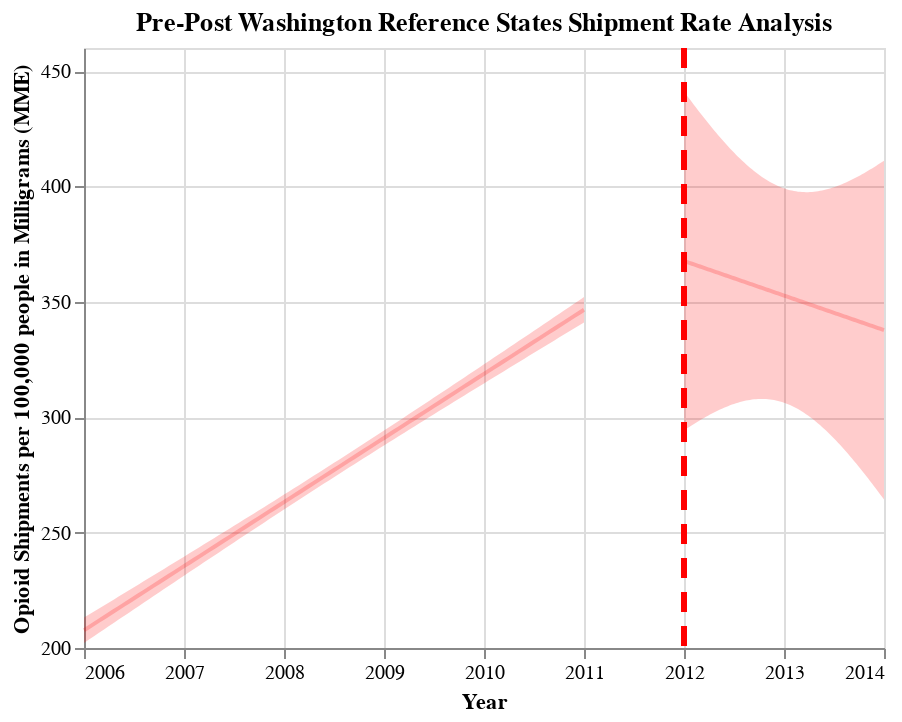

The cell this chart's notebook holds for it:
### Code cell
## Generate Pre-Post Graphs for WA reference states
fit, reg_chart_pre_WA_ref = get_reg_fit_WA_ref(
    ship_data_WA_ref_subset_grouped_pre, 
    yvar="MME_Rate", 
    xvar="YEAR", 
    alpha=0.05
)

fit, reg_chart_post_WA_ref = get_reg_fit_WA_ref(
    ship_data_WA_ref_subset_grouped_post, 
    yvar="MME_Rate", 
    xvar="YEAR", 
    alpha=0.05
)

## Create line post-policy implementation
line_2012 = alt.Chart(pd.DataFrame({'x': [2012]})).mark_rule(strokeDash=[10, 7], color = "red", strokeWidth=3).encode(x='x')

## Generate final pre-post graph for WA reference states
pre_post_WA_ref = reg_chart_pre_WA_ref + reg_chart_post_WA_ref + line_2012
pre_post_WA_ref.properties(title="Pre-Post Washington Reference States Shipment Rate Analysis")

### Figure 1 — Vega-Lite specification as saved in the notebook (floating-point values rounded to 4 significant figures)
{"config": {"view": {"continuousWidth": 400, "continuousHeight": 300}}, "layer": [{"mark": {"type": "errorband", "color": "red", "opacity": 0.2}, "encoding": {"x": {"field": "YEAR", "type": "quantitative"}, "y": {"field": "ci_low", "title": "", "type": "quantitative"}, "y2": {"field": "ci_high"}}}, {"mark": {"type": "line", "color": "red", "opacity": 0.2}, "encoding": {"x": {"axis": {"format": "T", "title": "Year"}, "field": "YEAR", "scale": {"zero": false}, "type": "quantitative"}, "y": {"field": "MME_Rate", "scale": {"zero": false}, "title": "Opioid Shipments per 100,000 people in Milligrams (MME)", "type": "quantitative"}}}, {"layer": [{"mark": {"type": "errorband", "color": "red", "opacity": 0.2}, "encoding": {"x": {"field": "YEAR", "type": "quantitative"}, "y": {"field": "ci_low", "title": "", "type": "quantitative"}, "y2": {"field": "ci_high"}}}, {"mark": {"type": "line", "color": "red", "opacity": 0.2}, "encoding": {"x": {"axis": {"format": "T", "title": "Year"}, "field": "YEAR", "scale": {"zero": false}, "type": "quantitative"}, "y": {"field": "MME_Rate", "scale": {"zero": false}, "title": "Opioid Shipments per 100,000 people in Milligrams (MME)", "type": "quantitative"}}}], "data": {"name": "data-76d3dc03e9fa1897c2f8af5c56c6f80f"}}, {"data": {"name": "data-093671e60d609957934f7032375c92d9"}, "mark": {"type": "rule", "color": "red", "strokeDash": [10, 7], "strokeWidth": 3}, "encoding": {"x": {"field": "x", "type": "quantitative"}}}], "data": {"name": "data-23aea744ccb8f256b6379fe468d62f79"}, "title": "Pre-Post Washington Reference States Shipment Rate Analysis", "$schema": "https://vega.github.io/schema/vega-lite/v4.17.0.json", "datasets": {"data-23aea744ccb8f256b6379fe468d62f79": [{"YEAR": 2006.0, "MME_Rate": 207.7, "ci_low": 202.2, "ci_high": 213.2}, {"YEAR": 2006.0, "MME_Rate": 209.1, "ci_low": 203.6, "ci_high": 214.5}, {"YEAR": 2006.0, "MME_Rate": 210.5, "ci_low": 205.1, "ci_high": 215.8}, {"YEAR": 2006.0, "MME_Rate": 211.8, "ci_low": 206.6, "ci_high": 217.1}, {"YEAR": 2006.0, "MME_Rate": 213.2, "ci_low": 208.0, "ci_high": 218.4}, {"YEAR": 2006.0, "MME_Rate": 214.6, "ci_low": 209.5, "ci_high": 219.8}, {"YEAR": 2006.0, "MME_Rate": 216.0, "ci_low": 210.9, "ci_high": 221.1}, {"YEAR": 2006.0, "MME_Rate": 217.4, "ci_low": 212.4, "ci_high": 222.4}, {"YEAR": 2006.0, "MME_Rate": 218.8, "ci_low": 213.9, "ci_high": 223.7}, {"YEAR": 2006.0, "MME_Rate": 220.2, "ci_low": 215.3, "ci_high": 225.0}, {"YEAR": 2006.0, "MME_Rate": 221.6, "ci_low": 216.8, "ci_high": 226.3}, {"YEAR": 2007.0, "MME_Rate": 223.0, "ci_low": 218.2, "ci_high": 227.7}, {"YEAR": 2007.0, "MME_Rate": 224.3, "ci_low": 219.7, "ci_high": 229.0}, {"YEAR": 2007.0, "MME_Rate": 225.7, "ci_low": 221.2, "ci_high": 230.3}, {"YEAR": 2007.0, "MME_Rate": 227.1, "ci_low": 222.6, "ci_high": 231.6}, {"YEAR": 2007.0, "MME_Rate": 228.5, "ci_low": 224.1, "ci_high": 233.0}, {"YEAR": 2007.0, "MME_Rate": 229.9, "ci_low": 225.5, "ci_high": 234.3}, {"YEAR": 2007.0, "MME_Rate": 231.3, "ci_low": 227.0, "ci_high": 235.6}, {"YEAR": 2007.0, "MME_Rate": 232.7, "ci_low": 228.4, "ci_high": 236.9}, {"YEAR": 2007.0, "MME_Rate": 234.1, "ci_low": 229.9, "ci_high": 238.3}, {"YEAR": 2007.0, "MME_Rate": 235.5, "ci_low": 231.3, "ci_high": 239.6}, {"YEAR": 2007.0, "MME_Rate": 236.8, "ci_low": 232.8, "ci_high": 240.9}, {"YEAR": 2007.0, "MME_Rate": 238.2, "ci_low": 234.2, "ci_high": 242.2}, {"YEAR": 2007.0, "MME_Rate": 239.6, "ci_low": 235.7, "ci_high": 243.6}, {"YEAR": 2007.0, "MME_Rate": 241.0, "ci_low": 237.1, "ci_high": 244.9}, {"YEAR": 2007.0, "MME_Rate": 242.4, "ci_low": 238.6, "ci_high": 246.2}, {"YEAR": 2007.0, "MME_Rate": 243.8, "ci_low": 240.0, "ci_high": 247.6}, {"YEAR": 2007.0, "MME_Rate": 245.2, "ci_low": 241.4, "ci_high": 248.9}, {"YEAR": 2007.0, "MME_Rate": 246.6, "ci_low": 242.9, "ci_high": 250.3}, {"YEAR": 2007.0, "MME_Rate": 248.0, "ci_low": 244.3, "ci_high": 251.6}, {"YEAR": 2007.0, "MME_Rate": 249.3, "ci_low": 245.7, "ci_high": 252.9}, {"YEAR": 2008.0, "MME_Rate": 250.7, "ci_low": 247.2, "ci_high": 254.3}, {"YEAR": 2008.0, "MME_Rate": 252.1, "ci_low": 248.6, "ci_high": 255.6}, {"YEAR": 2008.0, "MME_Rate": 253.5, "ci_low": 250.0, "ci_high": 257.0}, {"YEAR": 2008.0, "MME_Rate": 254.9, "ci_low": 251.5, "ci_high": 258.3}, {"YEAR": 2008.0, "MME_Rate": 256.3, "ci_low": 252.9, "ci_high": 259.7}, {"YEAR": 2008.0, "MME_Rate": 257.7, "ci_low": 254.3, "ci_high": 261.0}, {"YEAR": 2008.0, "MME_Rate": 259.1, "ci_low": 255.7, "ci_high": 262.4}, {"YEAR": 2008.0, "MME_Rate": 260.5, "ci_low": 257.2, "ci_high": 263.7}, {"YEAR": 2008.0, "MME_Rate": 261.8, "ci_low": 258.6, "ci_high": 265.1}, {"YEAR": 2008.0, "MME_Rate": 263.2, "ci_low": 260.0, "ci_high": 266.5}, {"YEAR": 2008.0, "MME_Rate": 264.6, "ci_low": 261.4, "ci_high": 267.8}, {"YEAR": 2008.0, "MME_Rate": 266.0, "ci_low": 262.8, "ci_high": 269.2}, {"YEAR": 2008.0, "MME_Rate": 267.4, "ci_low": 264.2, "ci_high": 270.6}, {"YEAR": 2008.0, "MME_Rate": 268.8, "ci_low": 265.6, "ci_high": 271.9}, {"YEAR": 2008.0, "MME_Rate": 270.2, "ci_low": 267.0, "ci_high": 273.3}, {"YEAR": 2008.0, "MME_Rate": 271.6, "ci_low": 268.4, "ci_high": 274.7}, {"YEAR": 2008.0, "MME_Rate": 273.0, "ci_low": 269.8, "ci_high": 276.1}, {"YEAR": 2008.0, "MME_Rate": 274.3, "ci_low": 271.2, "ci_high": 277.5}, {"YEAR": 2008.0, "MME_Rate": 275.7, "ci_low": 272.6, "ci_high": 278.8}, {"YEAR": 2008.0, "MME_Rate": 277.1, "ci_low": 274.0, "ci_high": 280.2}, {"YEAR": 2009.0, "MME_Rate": 278.5, "ci_low": 275.4, "ci_high": 281.6}, {"YEAR": 2009.0, "MME_Rate": 279.9, "ci_low": 276.8, "ci_high": 283.0}, {"YEAR": 2009.0, "MME_Rate": 281.3, "ci_low": 278.2, "ci_high": 284.4}, {"YEAR": 2009.0, "MME_Rate": 282.7, "ci_low": 279.6, "ci_high": 285.8}, {"YEAR": 2009.0, "MME_Rate": 284.1, "ci_low": 280.9, "ci_high": 287.2}, {"YEAR": 2009.0, "MME_Rate": 285.5, "ci_low": 282.3, "ci_high": 288.6}, {"YEAR": 2009.0, "MME_Rate": 286.9, "ci_low": 283.7, "ci_high": 290.0}, {"YEAR": 2009.0, "MME_Rate": 288.2, "ci_low": 285.1, "ci_high": 291.4}, {"YEAR": 2009.0, "MME_Rate": 289.6, "ci_low": 286.4, "ci_high": 292.8}, {"YEAR": 2009.0, "MME_Rate": 291.0, "ci_low": 287.8, "ci_high": 294.3}, {"YEAR": 2009.0, "MME_Rate": 292.4, "ci_low": 289.1, "ci_high": 295.7}, {"YEAR": 2009.0, "MME_Rate": 293.8, "ci_low": 290.5, "ci_high": 297.1}, {"YEAR": 2009.0, "MME_Rate": 295.2, "ci_low": 291.9, "ci_high": 298.5}, {"YEAR": 2009.0, "MME_Rate": 296.6, "ci_low": 293.2, "ci_high": 299.9}, {"YEAR": 2009.0, "MME_Rate": 298.0, "ci_low": 294.6, "ci_high": 301.4}, {"YEAR": 2009.0, "MME_Rate": 299.4, "ci_low": 295.9, "ci_high": 302.8}, {"YEAR": 2009.0, "MME_Rate": 300.7, "ci_low": 297.3, "ci_high": 304.2}, {"YEAR": 2009.0, "MME_Rate": 302.1, "ci_low": 298.6, "ci_high": 305.6}, {"YEAR": 2009.0, "MME_Rate": 303.5, "ci_low": 300.0, "ci_high": 307.1}, {"YEAR": 2009.0, "MME_Rate": 304.9, "ci_low": 301.3, "ci_high": 308.5}, {"YEAR": 2010.0, "MME_Rate": 306.3, "ci_low": 302.7, "ci_high": 309.9}, {"YEAR": 2010.0, "MME_Rate": 307.7, "ci_low": 304.0, "ci_high": 311.4}, {"YEAR": 2010.0, "MME_Rate": 309.1, "ci_low": 305.3, "ci_high": 312.8}, {"YEAR": 2010.0, "MME_Rate": 310.5, "ci_low": 306.7, "ci_high": 314.3}, {"YEAR": 2010.0, "MME_Rate": 311.9, "ci_low": 308.0, "ci_high": 315.7}, {"YEAR": 2010.0, "MME_Rate": 313.2, "ci_low": 309.3, "ci_high": 317.1}, {"YEAR": 2010.0, "MME_Rate": 314.6, "ci_low": 310.7, "ci_high": 318.6}, {"YEAR": 2010.0, "MME_Rate": 316.0, "ci_low": 312.0, "ci_high": 320.0}, {"YEAR": 2010.0, "MME_Rate": 317.4, "ci_low": 313.3, "ci_high": 321.5}, {"YEAR": 2010.0, "MME_Rate": 318.8, "ci_low": 314.7, "ci_high": 322.9}, {"YEAR": 2010.0, "MME_Rate": 320.2, "ci_low": 316.0, "ci_high": 324.4}, {"YEAR": 2010.0, "MME_Rate": 321.6, "ci_low": 317.3, "ci_high": 325.8}, {"YEAR": 2010.0, "MME_Rate": 323.0, "ci_low": 318.6, "ci_high": 327.3}, {"YEAR": 2010.0, "MME_Rate": 324.4, "ci_low": 320.0, "ci_high": 328.7}, {"YEAR": 2010.0, "MME_Rate": 325.7, "ci_low": 321.3, "ci_high": 330.2}, {"YEAR": 2010.0, "MME_Rate": 327.1, "ci_low": 322.6, "ci_high": 331.6}, {"YEAR": 2010.0, "MME_Rate": 328.5, "ci_low": 323.9, "ci_high": 333.1}, {"YEAR": 2010.0, "MME_Rate": 329.9, "ci_low": 325.3, "ci_high": 334.6}, {"YEAR": 2010.0, "MME_Rate": 331.3, "ci_low": 326.6, "ci_high": 336.0}, {"YEAR": 2010.0, "MME_Rate": 332.7, "ci_low": 327.9, "ci_high": 337.5}, {"YEAR": 2011.0, "MME_Rate": 334.1, "ci_low": 329.2, "ci_high": 338.9}, {"YEAR": 2011.0, "MME_Rate": 335.5, "ci_low": 330.5, "ci_high": 340.4}, {"YEAR": 2011.0, "MME_Rate": 336.9, "ci_low": 331.9, "ci_high": 341.8}, {"YEAR": 2011.0, "MME_Rate": 338.2, "ci_low": 333.2, "ci_high": 343.3}, {"YEAR": 2011.0, "MME_Rate": 339.6, "ci_low": 334.5, "ci_high": 344.8}, {"YEAR": 2011.0, "MME_Rate": 341.0, "ci_low": 335.8, "ci_high": 346.2}, {"YEAR": 2011.0, "MME_Rate": 342.4, "ci_low": 337.1, "ci_high": 347.7}, {"YEAR": 2011.0, "MME_Rate": 343.8, "ci_low": 338.4, "ci_high": 349.2}, {"YEAR": 2011.0, "MME_Rate": 345.2, "ci_low": 339.8, "ci_high": 350.6}, {"YEAR": 2011.0, "MME_Rate": 346.6, "ci_low": 341.1, "ci_high": 352.1}], "data-76d3dc03e9fa1897c2f8af5c56c6f80f": [{"YEAR": 2012.0, "MME_Rate": 367.7, "ci_low": 294.3, "ci_high": 441.1}, {"YEAR": 2012.0, "MME_Rate": 367.4, "ci_low": 294.9, "ci_high": 440.0}, {"YEAR": 2012.0, "MME_Rate": 367.1, "ci_low": 295.4, "ci_high": 438.8}, {"YEAR": 2012.0, "MME_Rate": 366.8, "ci_low": 296.0, "ci_high": 437.6}, {"YEAR": 2012.0, "MME_Rate": 366.5, "ci_low": 296.6, "ci_high": 436.5}, {"YEAR": 2012.0, "MME_Rate": 366.2, "ci_low": 297.1, "ci_high": 435.3}, {"YEAR": 2012.0, "MME_Rate": 365.9, "ci_low": 297.6, "ci_high": 434.2}, {"YEAR": 2012.0, "MME_Rate": 365.6, "ci_low": 298.2, "ci_high": 433.1}, {"YEAR": 2012.0, "MME_Rate": 365.3, "ci_low": 298.7, "ci_high": 431.9}, {"YEAR": 2012.0, "MME_Rate": 365.0, "ci_low": 299.2, "ci_high": 430.8}, {"YEAR": 2012.0, "MME_Rate": 364.7, "ci_low": 299.7, "ci_high": 429.7}, {"YEAR": 2012.0, "MME_Rate": 364.4, "ci_low": 300.2, "ci_high": 428.6}, {"YEAR": 2012.0, "MME_Rate": 364.1, "ci_low": 300.7, "ci_high": 427.6}, {"YEAR": 2012.0, "MME_Rate": 363.8, "ci_low": 301.1, "ci_high": 426.5}, {"YEAR": 2012.0, "MME_Rate": 363.5, "ci_low": 301.6, "ci_high": 425.4}, {"YEAR": 2012.0, "MME_Rate": 363.2, "ci_low": 302.0, "ci_high": 424.4}, {"YEAR": 2012.0, "MME_Rate": 362.9, "ci_low": 302.5, "ci_high": 423.4}, {"YEAR": 2012.0, "MME_Rate": 362.6, "ci_low": 302.9, "ci_high": 422.3}, {"YEAR": 2012.0, "MME_Rate": 362.3, "ci_low": 303.3, "ci_high": 421.3}, {"YEAR": 2012.0, "MME_Rate": 362.0, "ci_low": 303.7, "ci_high": 420.3}, {"YEAR": 2012.0, "MME_Rate": 361.7, "ci_low": 304.1, "ci_high": 419.4}, {"YEAR": 2012.0, "MME_Rate": 361.4, "ci_low": 304.5, "ci_high": 418.4}, {"YEAR": 2012.0, "MME_Rate": 361.1, "ci_low": 304.8, "ci_high": 417.4}, {"YEAR": 2012.0, "MME_Rate": 360.8, "ci_low": 305.1, "ci_high": 416.5}, {"YEAR": 2012.0, "MME_Rate": 360.5, "ci_low": 305.5, "ci_high": 415.6}, {"YEAR": 2012.0, "MME_Rate": 360.2, "ci_low": 305.8, "ci_high": 414.7}, {"YEAR": 2013.0, "MME_Rate": 359.9, "ci_low": 306.1, "ci_high": 413.8}, {"YEAR": 2013.0, "MME_Rate": 359.6, "ci_low": 306.3, "ci_high": 412.9}, {"YEAR": 2013.0, "MME_Rate": 359.3, "ci_low": 306.6, "ci_high": 412.1}, {"YEAR": 2013.0, "MME_Rate": 359.0, "ci_low": 306.8, "ci_high": 411.2}, {"YEAR": 2013.0, "MME_Rate": 358.7, "ci_low": 307.0, "ci_high": 410.4}, {"YEAR": 2013.0, "MME_Rate": 358.4, "ci_low": 307.2, "ci_high": 409.6}, {"YEAR": 2013.0, "MME_Rate": 358.1, "ci_low": 307.4, "ci_high": 408.9}, {"YEAR": 2013.0, "MME_Rate": 357.8, "ci_low": 307.5, "ci_high": 408.1}, {"YEAR": 2013.0, "MME_Rate": 357.5, "ci_low": 307.6, "ci_high": 407.4}, {"YEAR": 2013.0, "MME_Rate": 357.2, "ci_low": 307.8, "ci_high": 406.7}, {"YEAR": 2013.0, "MME_Rate": 356.9, "ci_low": 307.8, "ci_high": 406.0}, {"YEAR": 2013.0, "MME_Rate": 356.6, "ci_low": 307.9, "ci_high": 405.4}, {"YEAR": 2013.0, "MME_Rate": 356.3, "ci_low": 307.9, "ci_high": 404.7}, {"YEAR": 2013.0, "MME_Rate": 356.0, "ci_low": 307.9, "ci_high": 404.1}, {"YEAR": 2013.0, "MME_Rate": 355.7, "ci_low": 307.9, "ci_high": 403.5}, {"YEAR": 2013.0, "MME_Rate": 355.4, "ci_low": 307.9, "ci_high": 403.0}, {"YEAR": 2013.0, "MME_Rate": 355.1, "ci_low": 307.8, "ci_high": 402.5}, {"YEAR": 2013.0, "MME_Rate": 354.8, "ci_low": 307.7, "ci_high": 401.9}, {"YEAR": 2013.0, "MME_Rate": 354.5, "ci_low": 307.6, "ci_high": 401.5}, {"YEAR": 2013.0, "MME_Rate": 354.2, "ci_low": 307.4, "ci_high": 401.0}, {"YEAR": 2013.0, "MME_Rate": 353.9, "ci_low": 307.3, "ci_high": 400.6}, {"YEAR": 2013.0, "MME_Rate": 353.6, "ci_low": 307.1, "ci_high": 400.2}, {"YEAR": 2013.0, "MME_Rate": 353.3, "ci_low": 306.8, "ci_high": 399.8}, {"YEAR": 2013.0, "MME_Rate": 353.0, "ci_low": 306.6, "ci_high": 399.5}, {"YEAR": 2013.0, "MME_Rate": 352.7, "ci_low": 306.3, "ci_high": 399.2}, {"YEAR": 2013.0, "MME_Rate": 352.4, "ci_low": 306.0, "ci_high": 398.9}, {"YEAR": 2013.0, "MME_Rate": 352.1, "ci_low": 305.6, "ci_high": 398.6}, {"YEAR": 2013.0, "MME_Rate": 351.8, "ci_low": 305.3, "ci_high": 398.4}, {"YEAR": 2013.0, "MME_Rate": 351.5, "ci_low": 304.9, "ci_high": 398.2}, {"YEAR": 2013.0, "MME_Rate": 351.2, "ci_low": 304.4, "ci_high": 398.0}, {"YEAR": 2013.0, "MME_Rate": 350.9, "ci_low": 304.0, "ci_high": 397.9}, {"YEAR": 2013.0, "MME_Rate": 350.6, "ci_low": 303.5, "ci_high": 397.8}, {"YEAR": 2013.0, "MME_Rate": 350.3, "ci_low": 303.0, "ci_high": 397.7}, {"YEAR": 2013.0, "MME_Rate": 350.0, "ci_low": 302.5, "ci_high": 397.6}, {"YEAR": 2013.0, "MME_Rate": 349.7, "ci_low": 301.9, "ci_high": 397.5}, {"YEAR": 2013.0, "MME_Rate": 349.4, "ci_low": 301.3, "ci_high": 397.5}, {"YEAR": 2013.0, "MME_Rate": 349.1, "ci_low": 300.7, "ci_high": 397.5}, {"YEAR": 2013.0, "MME_Rate": 348.8, "ci_low": 300.1, "ci_high": 397.6}, {"YEAR": 2013.0, "MME_Rate": 348.5, "ci_low": 299.4, "ci_high": 397.6}, {"YEAR": 2013.0, "MME_Rate": 348.2, "ci_low": 298.8, "ci_high": 397.7}, {"YEAR": 2013.0, "MME_Rate": 347.9, "ci_low": 298.1, "ci_high": 397.8}, {"YEAR": 2013.0, "MME_Rate": 347.6, "ci_low": 297.3, "ci_high": 397.9}, {"YEAR": 2013.0, "MME_Rate": 347.3, "ci_low": 296.6, "ci_high": 398.1}, {"YEAR": 2013.0, "MME_Rate": 347.0, "ci_low": 295.8, "ci_high": 398.3}, {"YEAR": 2013.0, "MME_Rate": 346.7, "ci_low": 295.0, "ci_high": 398.5}, {"YEAR": 2013.0, "MME_Rate": 346.4, "ci_low": 294.2, "ci_high": 398.7}, {"YEAR": 2013.0, "MME_Rate": 346.1, "ci_low": 293.4, "ci_high": 398.9}, {"YEAR": 2013.0, "MME_Rate": 345.8, "ci_low": 292.5, "ci_high": 399.1}, {"YEAR": 2013.0, "MME_Rate": 345.5, "ci_low": 291.7, "ci_high": 399.4}, {"YEAR": 2013.0, "MME_Rate": 345.2, "ci_low": 290.8, "ci_high": 399.7}, {"YEAR": 2014.0, "MME_Rate": 344.9, "ci_low": 289.9, "ci_high": 400.0}, {"YEAR": 2014.0, "MME_Rate": 344.6, "ci_low": 289.0, "ci_high": 400.3}, {"YEAR": 2014.0, "MME_Rate": 344.3, "ci_low": 288.0, "ci_high": 400.7}, {"YEAR": 2014.0, "MME_Rate": 344.0, "ci_low": 287.1, "ci_high": 401.0}, {"YEAR": 2014.0, "MME_Rate": 343.7, "ci_low": 286.1, "ci_high": 401.4}, {"YEAR": 2014.0, "MME_Rate": 343.4, "ci_low": 285.1, "ci_high": 401.8}, {"YEAR": 2014.0, "MME_Rate": 343.1, "ci_low": 284.1, "ci_high": 402.2}, {"YEAR": 2014.0, "MME_Rate": 342.8, "ci_low": 283.1, "ci_high": 402.6}, {"YEAR": 2014.0, "MME_Rate": 342.5, "ci_low": 282.1, "ci_high": 403.0}, {"YEAR": 2014.0, "MME_Rate": 342.2, "ci_low": 281.1, "ci_high": 403.4}, {"YEAR": 2014.0, "MME_Rate": 341.9, "ci_low": 280.0, "ci_high": 403.9}, {"YEAR": 2014.0, "MME_Rate": 341.6, "ci_low": 279.0, "ci_high": 404.3}, {"YEAR": 2014.0, "MME_Rate": 341.3, "ci_low": 277.9, "ci_high": 404.8}, {"YEAR": 2014.0, "MME_Rate": 341.0, "ci_low": 276.8, "ci_high": 405.3}, {"YEAR": 2014.0, "MME_Rate": 340.7, "ci_low": 275.7, "ci_high": 405.8}, {"YEAR": 2014.0, "MME_Rate": 340.4, "ci_low": 274.6, "ci_high": 406.3}, {"YEAR": 2014.0, "MME_Rate": 340.1, "ci_low": 273.5, "ci_high": 406.8}, {"YEAR": 2014.0, "MME_Rate": 339.8, "ci_low": 272.4, "ci_high": 407.3}, {"YEAR": 2014.0, "MME_Rate": 339.5, "ci_low": 271.3, "ci_high": 407.8}, {"YEAR": 2014.0, "MME_Rate": 339.3, "ci_low": 270.1, "ci_high": 408.4}, {"YEAR": 2014.0, "MME_Rate": 339.0, "ci_low": 269.0, "ci_high": 408.9}, {"YEAR": 2014.0, "MME_Rate": 338.7, "ci_low": 267.8, "ci_high": 409.5}, {"YEAR": 2014.0, "MME_Rate": 338.4, "ci_low": 266.7, "ci_high": 410.0}, {"YEAR": 2014.0, "MME_Rate": 338.1, "ci_low": 265.5, "ci_high": 410.6}, {"YEAR": 2014.0, "MME_Rate": 337.8, "ci_low": 264.3, "ci_high": 411.2}], "data-093671e60d609957934f7032375c92d9": [{"x": 2012}]}}
